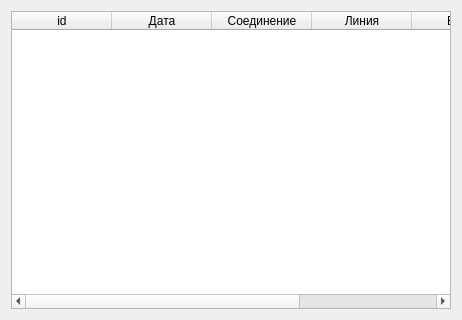
<?xml version="1.0" encoding="UTF-8"?>
<ui version="4.0">
 <class>MTTable</class>
 <widget class="QWidget" name="MTTable">
  <property name="geometry">
   <rect>
    <x>0</x>
    <y>0</y>
    <width>462</width>
    <height>320</height>
   </rect>
  </property>
  <property name="windowTitle">
   <string>MTT результаты</string>
  </property>
  <layout class="QGridLayout" name="gridLayout">
   <item row="0" column="0">
    <widget class="QTableWidget" name="tableWidget">
     <column>
      <property name="text">
       <string>id</string>
      </property>
     </column>
     <column>
      <property name="text">
       <string>Дата</string>
      </property>
     </column>
     <column>
      <property name="text">
       <string>Соединение</string>
      </property>
     </column>
     <column>
      <property name="text">
       <string>Линия</string>
      </property>
     </column>
     <column>
      <property name="text">
       <string>EC50</string>
      </property>
     </column>
     <column>
      <property name="text">
       <string>SE</string>
      </property>
     </column>
    </widget>
   </item>
  </layout>
 </widget>
 <resources/>
 <connections/>
</ui>
